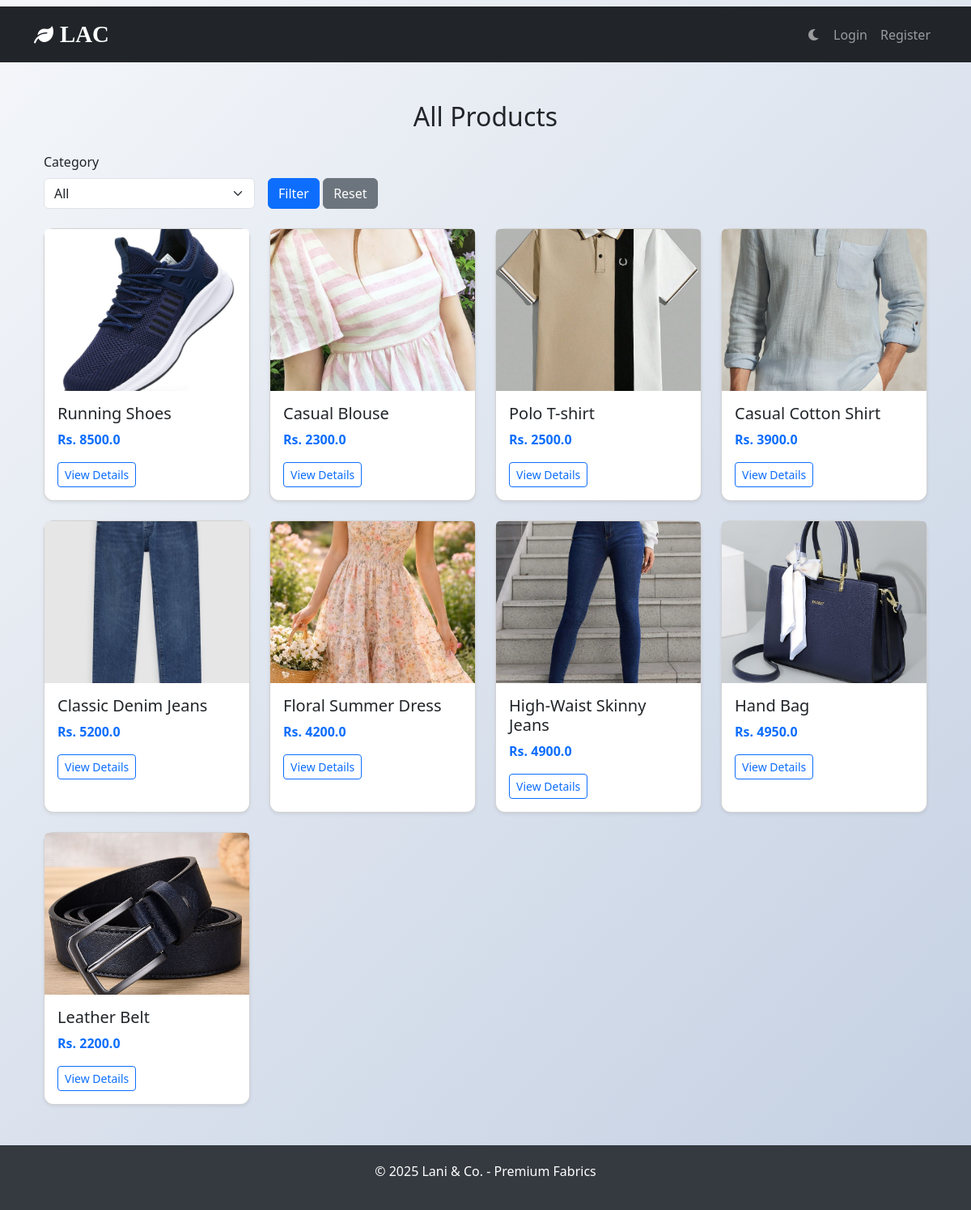
The page /all-products/ on the database its author committed.
### shop/models.py (models this page shows, shortened)
class Product(models.Model):
    name = models.CharField(max_length=100)
    price = models.FloatField()
    category = models.ForeignKey(Category, on_delete=models.CASCADE)
    description = models.TextField(blank=True)
    image_filename = models.CharField(max_length=200, blank=True, null=True)
    is_latest = models.BooleanField(default=False)

### myapp/views.py (the view)
# urls.py: path('all-products/', views.all_products, name='all_products'),
@never_cache
def all_products(request):
    products = Product.objects.all()
    category_slug = request.GET.get('category')
    if category_slug:
        category = get_object_or_404(Category, slug=category_slug)
        products = products.filter(category=category)
    favorited_ids = []
    if request.user.is_authenticated:
        favorited_ids = request.user.favorite_set.values_list('product_id', flat=True)
    return render(request, 'all_products.html', {
        'products': products,
        'categories': Category.objects.all(),
        'favorited_ids': favorited_ids,
    })

### shop/templates/all_products.html (shortened to what this page needs)
{% extends 'base.html' %}
{% load static %}
{% block content %}
<div class="container my-5">
    <h2 class="text-center mb-4">All Products</h2>
    <form method="get" class="row g-3 mb-4">
        <div class="col-md-3">
            <label for="category" class="form-label">Category</label>
            <select name="category" id="category" class="form-select">
                <option value="">All</option>
            </select>
        </div>
        <div class="col-md-3 align-self-end">
            <button type="submit" class="btn btn-primary">Filter</button>
            <a href="{% url 'all_products' %}" class="btn btn-secondary">Reset</a>
        </div>
    </form>
    <div class="row g-4">
        {% for product in products %}
        <div class="col-md-3">
            <div class="card h-100 shadow-sm">
                {% if product.image_filename %}
                    <img src="{% static 'images/products/'|add:product.image_filename %}" class="card-img-top" style="height: 200px; object-fit: cover;" alt="{{ product.name }}">
                {% elif product.image %}
                    <img src="{{ product.image.url }}" class="card-img-top" style="height: 200px; object-fit: cover;" alt="{{ product.name }}">
                {% else %}
                    <img src="https://via.placeholder.com/300x200?text=No+Image" class="card-img-top">
                {% endif %}
                <div class="card-body">
                    <h5 class="card-title">{{ product.name }}</h5>
                    <p class="card-text text-primary fw-bold">Rs. {{ product.price }}</p>
                    <a href="{% url 'product_detail' product.id %}" class="btn btn-outline-primary btn-sm">View Details</a>
                </div>
            </div>
        </div>
        {% empty %}
        <p class="text-center">No products available.</p>
        {% endfor %}
    </div>
</div>
{% endblock %}

### shop/templates/base.html (style rules this page uses)
body { background: linear-gradient(135deg, #f5f7fa 0%, #c3cfe2 100%); min-height: 100vh; transition: background 0.3s, color 0.3s; }
.card { border-radius: 12px; }
.btn { position: relative; overflow: hidden; transition: background 0.3s, transform 0.2s; }

### rows shown on the page
Product: image_filename+name (picture), name "Running Shoes", price "8500.0"
Product: image_filename+name (picture), name "Casual Blouse", price "2300.0"
Product: image_filename (picture), name "Polo T-shirt", price "2500.0"
Product: image_filename+name (picture), name "Casual Cotton Shirt", price "3900.0"
Product: image_filename+name (picture), name "Classic Denim Jeans", price "5200.0"
Product: image_filename (picture), name "Floral Summer Dress", price "4200.0"
Product: image_filename (picture), name "High-Waist Skinny Jeans", price "4900.0"
Product: image_filename (picture), name "Hand Bag", price "4950.0"
Product: image_filename+name (picture), name "Leather Belt", price "2200.0"
